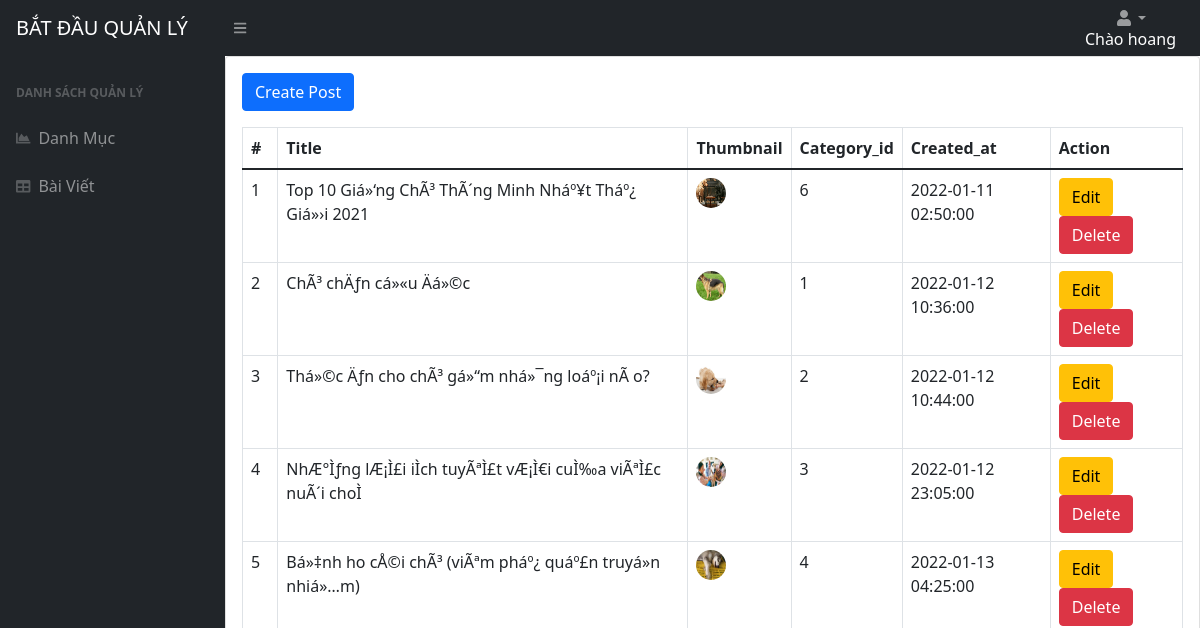
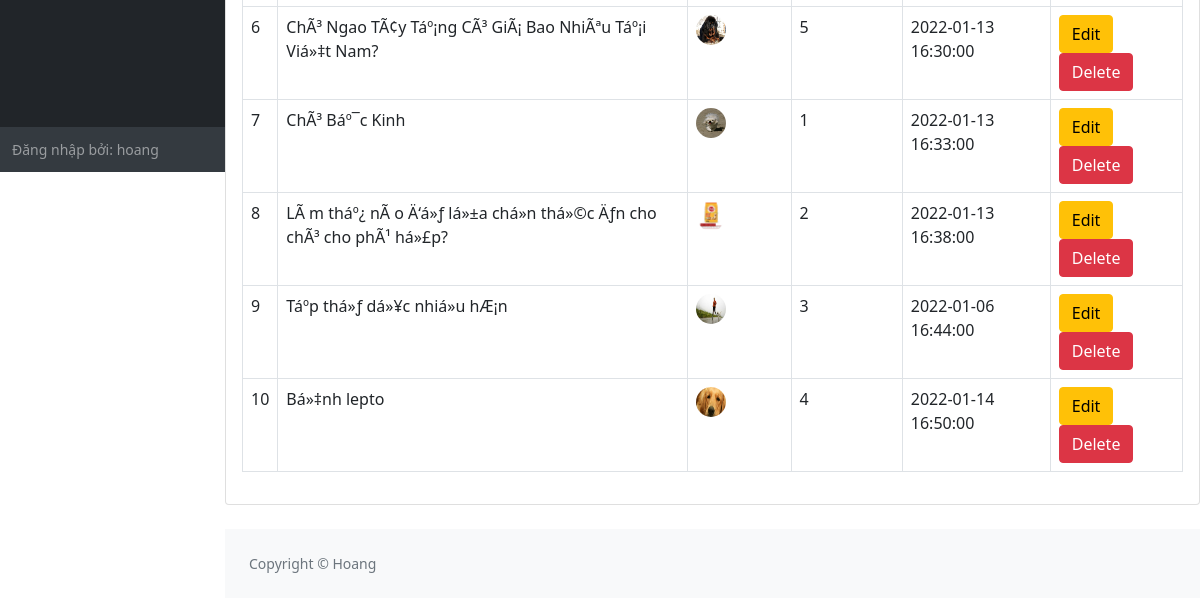
The app's page /Admin/index.php?mod=post&act=index (signed in), older data (2 pictures, top to bottom).
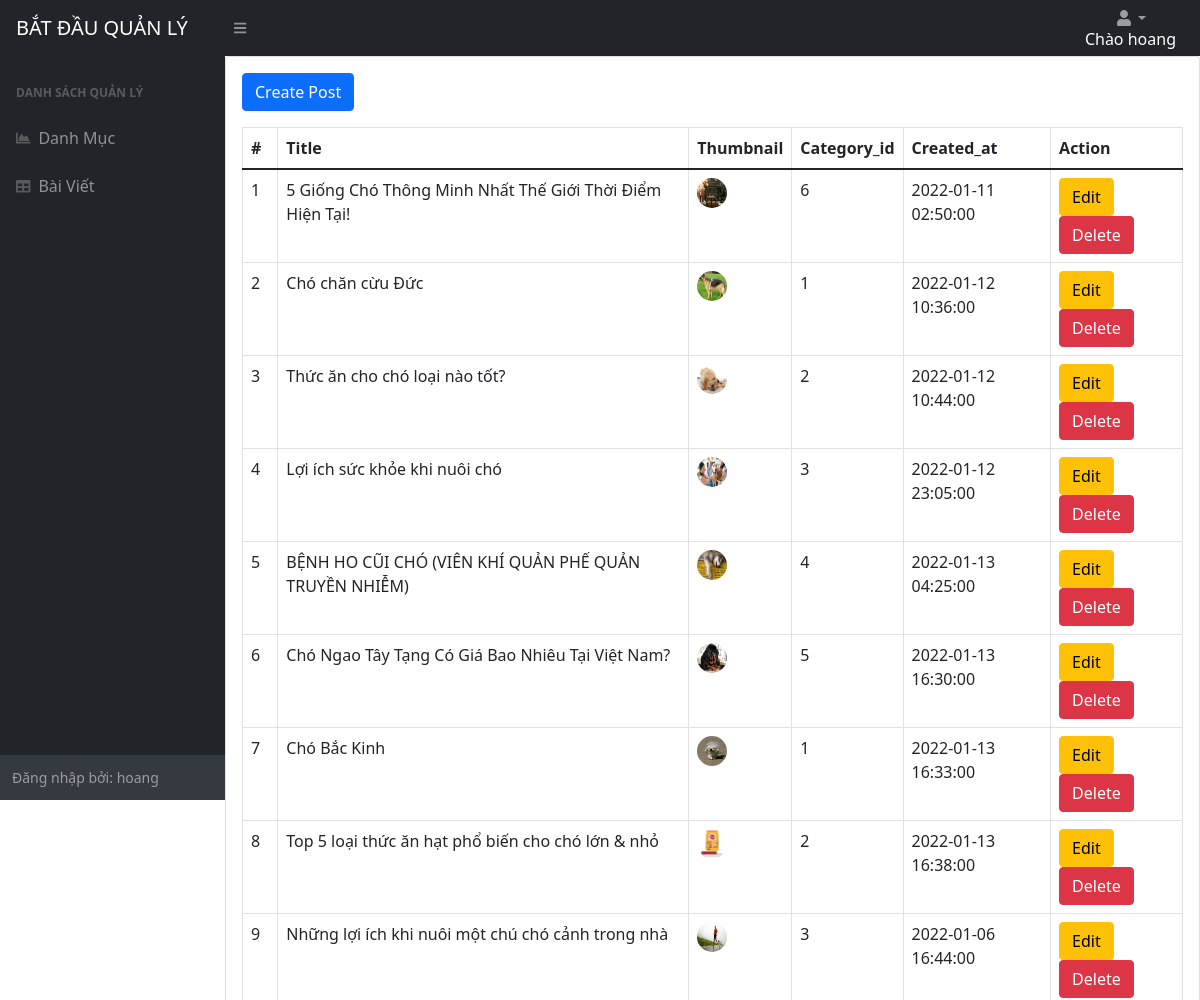
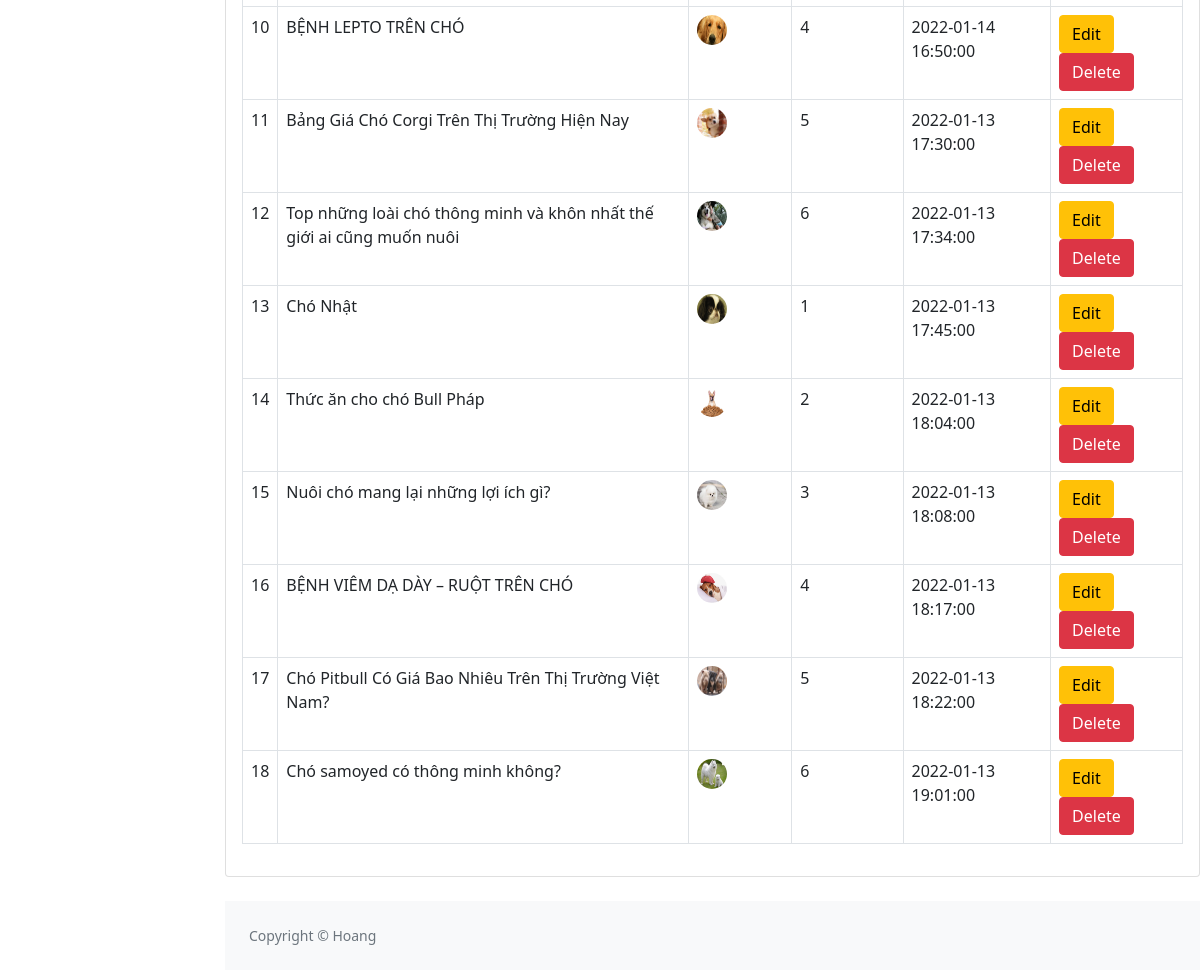
The same page, newer data (2 pictures, top to bottom).
### tables this page shows
CREATE TABLE `posts`  (
  `id` int NOT NULL AUTO_INCREMENT,
  `title` varchar(255) NULL DEFAULT NULL,
  `description` mediumtext NULL,
  `thumbnail` varchar(500) NULL DEFAULT NULL,
  `category_id` int NULL DEFAULT NULL,
  `content` mediumtext NULL,
  `created_at` timestamp NULL DEFAULT NULL,
  `like_post` int NULL DEFAULT NULL,
  PRIMARY KEY (`id`) USING BTREE
);

### Admin/Controllers/PostController.php (called while the page is built, shortened)
<?php
require('Models/Post.php');
  class PostController extends AdminController
  {
    public function index(){
      $post = new Post();
      $posts = $post-> getList();
      require('Views/Posts/post.php');
    }
  }
?>

### Admin/index.php (called while the page is built, shortened)
<?php
$act = "index";
if(isset($_GET['act'])){
  $act = $_GET['act'];
}
  $controller_obj = new $class_name;
 $controller_obj -> $act();
?>

### Admin/Models/Connection.php (called while the page is built, shortened)
<?php
  class Connection1{
    private $servername= "localhost";
    private $username= "root";
    private $password = "";
    private $dbname = "blogs";
    public function connect(){
      $conn = new mysqli($this->servername, $this -> username, $this ->password, $this-> dbname );
      $conn->query("SET NAMES 'utf8'");
      return $conn;
    }
  }
?>

### Admin/Models/Query.php (called while the page is built, shortened)
<?php
  require_once('Models/Connection.php');
  class Query{
    protected $conn;
    public function __construct(){
      $connection = new Connection1();
      $this -> conn = $connection -> connect();
    }
    protected function select($table, $columns = '*')
    {
  		if ($columns == '*') {
  			$query = "SELECT * FROM " . $table;
  		}elseif (is_array($columns)) {
  			$sub_string = '';
  			foreach ($columns as $i =>$column) {
  				$sub_string .= '`'.$column . '`';
  				if ($i + 1 != count($columns)) {
  					$sub_string .= ',';
  				}
  			}
  			$query = "SELECT " . $sub_string . " FROM " . '`' . $table . '`';
  		}else{
  			exit();
  		}
  		$result = $this->conn->query($query);
  		$data = array();
  		while($row = $result->fetch_assoc()) {
  			$data[] = $row;
  		};
  		return $data;
    }
  }
?>

### Admin/Models/Post.php (called while the page is built, shortened)
<?php
require_once('Models/Query.php');
  class Post extends Query
  {
      public $table = 'posts';
      public function getList()
      {
          $posts = $this -> select ($this -> table, ['id', 'title', 'description', 'thumbnail', 'category_id','content', 'created_at','like_post']);
          return $posts;
      }
  }
?>

### Admin/Views/Posts/post.php (the view, shortened to what this page needs)
<?php
  require_once('Views/Partials/header.php');
?>
<div class="card mb-4">
  <div class="card-body">
    <a href="index.php?mod=post&act=create" class="btn btn-primary float-right mb-3">Create Post</a>
        <table class="dataTable-table">
          <thead>
            <tr>
              <th>#</th>
              <th>Title</th>
              <th>Thumbnail</th>
              <th>Category_id</th>
              <th>Created_at</th>
                <th>Action</th>
            </tr>
          </thead>
          <tbody>
            <?php foreach ($posts as $key => $post) { ?>
              <tr>
                <td><?= $key + 1 ?></td>
                <td><?= $post['title'] ?></td>
                  <td><img src="images/<?= $post['thumbnail'] ?>" style="width: 30px; height: 30px; border-radius: 50%;"></td>
                    <td><?= $post['category_id'] ?></td>
                    <td><?= $post['created_at'] ?></td>
                <td>
                  <a href="index.php?mod=post&act=handleEdit&id=<?= $post['id'] ?>" class="btn btn-warning" class="btn btn-warning">Edit</a>
                  <a href="index.php?mod=post&act=deleteList&id=<?= $post['id'] ?>" class="btn btn-danger" class="btn btn-danger">Delete</a>
                </td>
              </tr>
            <?php } ?>
          </tbody>
        </table>
  </div>
</div>
<?php
  require_once("Views/Partials/footer.php");
?>

Row changes from the older to the newer data that the page shows:
changed posts: title "Top 10 Giá»‘ng ChÃ³ ThÃ´ng Minh Nháº¥t Tháº¿ Giá»›i 2021" → "5 Giống Chó Thông Minh Nhất Thế Giới Thời Điểm Hiện Tại!"
changed posts: title "ChÃ³ chÄƒn cá»«u Äá»©c" → "Chó chăn cừu Đức"
changed posts: title "Thá»©c Äƒn cho chÃ³ gá»“m nhá»¯ng loáº¡i nÃ o?" → "Thức ăn cho chó loại nào tốt?"
changed posts: title "NhÆ°Ìƒng lÆ¡Ì£i iÌch tuyÃªÌ£t vÆ¡Ì€i cuÌ‰a viÃªÌ£c nuÃ´i choÌ" → "Lợi ích sức khỏe khi nuôi chó"
changed posts: title "Bá»‡nh ho cÅ©i chÃ³ (viÃªm pháº¿ quáº£n truyá»n nhiá»…m)" → "BỆNH HO CŨI CHÓ (VIÊN KHÍ QUẢN PHẾ QUẢN TRUYỀN NHIỄM)"
changed posts: title "ChÃ³ Ngao TÃ¢y Táº¡ng CÃ³ GiÃ¡ Bao NhiÃªu Táº¡i Viá»‡t Nam?" → "Chó Ngao Tây Tạng Có Giá Bao Nhiêu Tại Việt Nam?"
changed posts: title "ChÃ³ Báº¯c Kinh" → "Chó Bắc Kinh"
changed posts: title "LÃ m tháº¿ nÃ o Ä‘á»ƒ lá»±a chá»n thá»©c Äƒn cho chÃ³ cho phÃ¹ há»£p?" → "Top 5 loại thức ăn hạt phổ biến cho chó lớn & nhỏ"
changed posts: title "Táº­p thá»ƒ dá»¥c nhiá»u hÆ¡n" → "Những lợi ích khi nuôi một chú chó cảnh trong nhà"
changed posts: title "Bá»‡nh lepto" → "BỆNH LEPTO TRÊN CHÓ"
added posts: title "Bảng Giá Chó Corgi Trên Thị Trường Hiện Nay", thumbnail (picture), category "5", created_at "2022-01-13 17:30:00"
added posts: title "Top những loài chó thông minh và khôn nhất thế giới ai cũng muốn nuôi", thumbnail (picture), category "6", created_at "2022-01-13 17:34:00"
added posts: title "Chó Nhật", thumbnail (picture), category "1", created_at "2022-01-13 17:45:00"
added posts: title "Thức ăn cho chó Bull Pháp", thumbnail (picture), category "2", created_at "2022-01-13 18:04:00"
added posts: title "Nuôi chó mang lại những lợi ích gì?", thumbnail (picture), category "3", created_at "2022-01-13 18:08:00"
added posts: title "BỆNH VIÊM DẠ DÀY – RUỘT TRÊN CHÓ", thumbnail (picture), category "4", created_at "2022-01-13 18:17:00"
added posts: title "Chó Pitbull Có Giá Bao Nhiêu Trên Thị Trường Việt Nam?", thumbnail (picture), category "5", created_at "2022-01-13 18:22:00"
added posts: title "Chó samoyed có thông minh không?", thumbnail (picture), category "6", created_at "2022-01-13 19:01:00"
